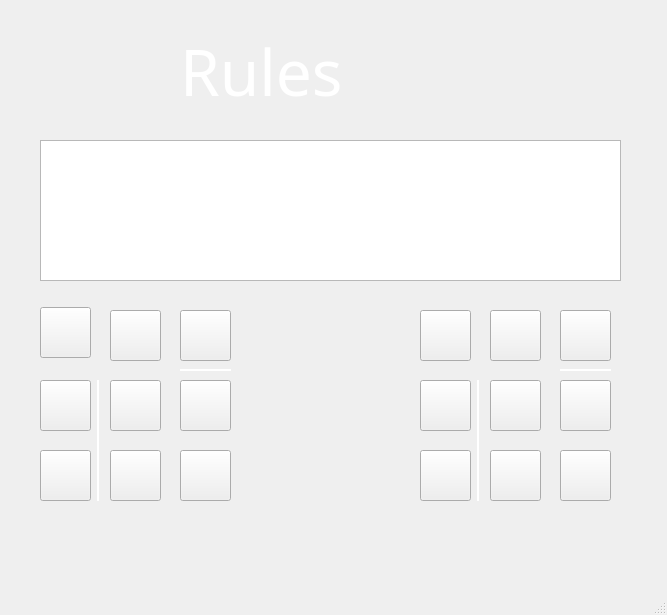
<?xml version="1.0" encoding="UTF-8"?>
<ui version="4.0">
 <class>MainWindow</class>
 <widget class="QMainWindow" name="MainWindow">
  <property name="geometry">
   <rect>
    <x>0</x>
    <y>0</y>
    <width>667</width>
    <height>615</height>
   </rect>
  </property>
  <property name="windowTitle">
   <string>Rules</string>
  </property>
  <widget class="QWidget" name="centralwidget">
   <widget class="QPushButton" name="pushButton_8">
    <property name="geometry">
     <rect>
      <x>110</x>
      <y>450</y>
      <width>51</width>
      <height>51</height>
     </rect>
    </property>
    <property name="text">
     <string/>
    </property>
   </widget>
   <widget class="QLabel" name="label">
    <property name="geometry">
     <rect>
      <x>180</x>
      <y>30</y>
      <width>291</width>
      <height>81</height>
     </rect>
    </property>
    <property name="font">
     <font>
      <family>OCR A Extended</family>
      <pointsize>48</pointsize>
     </font>
    </property>
    <property name="styleSheet">
     <string notr="true">color: white</string>
    </property>
    <property name="text">
     <string>Rules</string>
    </property>
   </widget>
   <widget class="QPushButton" name="pushButton_11">
    <property name="geometry">
     <rect>
      <x>490</x>
      <y>310</y>
      <width>51</width>
      <height>51</height>
     </rect>
    </property>
    <property name="text">
     <string/>
    </property>
   </widget>
   <widget class="QPushButton" name="pushButton_7">
    <property name="geometry">
     <rect>
      <x>40</x>
      <y>450</y>
      <width>51</width>
      <height>51</height>
     </rect>
    </property>
    <property name="text">
     <string/>
    </property>
   </widget>
   <widget class="QPushButton" name="pushButton">
    <property name="geometry">
     <rect>
      <x>40</x>
      <y>307</y>
      <width>51</width>
      <height>51</height>
     </rect>
    </property>
    <property name="text">
     <string/>
    </property>
   </widget>
   <widget class="QPushButton" name="pushButton_18">
    <property name="geometry">
     <rect>
      <x>560</x>
      <y>450</y>
      <width>51</width>
      <height>51</height>
     </rect>
    </property>
    <property name="text">
     <string/>
    </property>
   </widget>
   <widget class="QPushButton" name="pushButton_12">
    <property name="geometry">
     <rect>
      <x>560</x>
      <y>310</y>
      <width>51</width>
      <height>51</height>
     </rect>
    </property>
    <property name="text">
     <string/>
    </property>
   </widget>
   <widget class="QPushButton" name="pushButton_17">
    <property name="geometry">
     <rect>
      <x>490</x>
      <y>450</y>
      <width>51</width>
      <height>51</height>
     </rect>
    </property>
    <property name="text">
     <string/>
    </property>
   </widget>
   <widget class="QPushButton" name="pushButton_4">
    <property name="geometry">
     <rect>
      <x>110</x>
      <y>380</y>
      <width>51</width>
      <height>51</height>
     </rect>
    </property>
    <property name="text">
     <string/>
    </property>
   </widget>
   <widget class="QPushButton" name="pushButton_16">
    <property name="geometry">
     <rect>
      <x>420</x>
      <y>450</y>
      <width>51</width>
      <height>51</height>
     </rect>
    </property>
    <property name="text">
     <string/>
    </property>
   </widget>
   <widget class="QPushButton" name="pushButton_6">
    <property name="geometry">
     <rect>
      <x>180</x>
      <y>380</y>
      <width>51</width>
      <height>51</height>
     </rect>
    </property>
    <property name="text">
     <string/>
    </property>
   </widget>
   <widget class="QTextBrowser" name="textBrowser">
    <property name="geometry">
     <rect>
      <x>40</x>
      <y>140</y>
      <width>581</width>
      <height>141</height>
     </rect>
    </property>
    <property name="styleSheet">
     <string notr="true">font: 10pt &quot;MS Shell Dlg 2&quot;;
color: rgb(75, 0, 130);</string>
    </property>
   </widget>
   <widget class="QPushButton" name="pushButton_5">
    <property name="geometry">
     <rect>
      <x>180</x>
      <y>310</y>
      <width>51</width>
      <height>51</height>
     </rect>
    </property>
    <property name="text">
     <string/>
    </property>
   </widget>
   <widget class="QPushButton" name="pushButton_10">
    <property name="geometry">
     <rect>
      <x>420</x>
      <y>310</y>
      <width>51</width>
      <height>51</height>
     </rect>
    </property>
    <property name="text">
     <string/>
    </property>
   </widget>
   <widget class="QPushButton" name="pushButton_15">
    <property name="geometry">
     <rect>
      <x>560</x>
      <y>380</y>
      <width>51</width>
      <height>51</height>
     </rect>
    </property>
    <property name="text">
     <string/>
    </property>
   </widget>
   <widget class="QPushButton" name="pushButton_2">
    <property name="geometry">
     <rect>
      <x>40</x>
      <y>380</y>
      <width>51</width>
      <height>51</height>
     </rect>
    </property>
    <property name="text">
     <string/>
    </property>
   </widget>
   <widget class="QPushButton" name="pushButton_9">
    <property name="geometry">
     <rect>
      <x>180</x>
      <y>450</y>
      <width>51</width>
      <height>51</height>
     </rect>
    </property>
    <property name="text">
     <string/>
    </property>
   </widget>
   <widget class="QPushButton" name="pushButton_13">
    <property name="geometry">
     <rect>
      <x>420</x>
      <y>380</y>
      <width>51</width>
      <height>51</height>
     </rect>
    </property>
    <property name="text">
     <string/>
    </property>
   </widget>
   <widget class="QPushButton" name="pushButton_14">
    <property name="geometry">
     <rect>
      <x>490</x>
      <y>380</y>
      <width>51</width>
      <height>51</height>
     </rect>
    </property>
    <property name="text">
     <string/>
    </property>
   </widget>
   <widget class="QPushButton" name="pushButton_3">
    <property name="geometry">
     <rect>
      <x>110</x>
      <y>310</y>
      <width>51</width>
      <height>51</height>
     </rect>
    </property>
    <property name="text">
     <string/>
    </property>
   </widget>
   <widget class="Line" name="line">
    <property name="geometry">
     <rect>
      <x>90</x>
      <y>380</y>
      <width>16</width>
      <height>121</height>
     </rect>
    </property>
    <property name="styleSheet">
     <string notr="true">color: white</string>
    </property>
    <property name="frameShadow">
     <enum>QFrame::Plain</enum>
    </property>
    <property name="lineWidth">
     <number>2</number>
    </property>
    <property name="orientation">
     <enum>Qt::Vertical</enum>
    </property>
   </widget>
   <widget class="Line" name="line_2">
    <property name="geometry">
     <rect>
      <x>180</x>
      <y>360</y>
      <width>51</width>
      <height>21</height>
     </rect>
    </property>
    <property name="styleSheet">
     <string notr="true">color: white</string>
    </property>
    <property name="frameShadow">
     <enum>QFrame::Plain</enum>
    </property>
    <property name="lineWidth">
     <number>2</number>
    </property>
    <property name="orientation">
     <enum>Qt::Horizontal</enum>
    </property>
   </widget>
   <widget class="Line" name="line_3">
    <property name="geometry">
     <rect>
      <x>560</x>
      <y>360</y>
      <width>51</width>
      <height>21</height>
     </rect>
    </property>
    <property name="styleSheet">
     <string notr="true">color: white</string>
    </property>
    <property name="frameShadow">
     <enum>QFrame::Plain</enum>
    </property>
    <property name="lineWidth">
     <number>2</number>
    </property>
    <property name="orientation">
     <enum>Qt::Horizontal</enum>
    </property>
   </widget>
   <widget class="Line" name="line_4">
    <property name="geometry">
     <rect>
      <x>470</x>
      <y>380</y>
      <width>16</width>
      <height>121</height>
     </rect>
    </property>
    <property name="styleSheet">
     <string notr="true">color: white</string>
    </property>
    <property name="frameShadow">
     <enum>QFrame::Plain</enum>
    </property>
    <property name="lineWidth">
     <number>2</number>
    </property>
    <property name="orientation">
     <enum>Qt::Vertical</enum>
    </property>
   </widget>
  </widget>
  <widget class="QMenuBar" name="menubar">
   <property name="geometry">
    <rect>
     <x>0</x>
     <y>0</y>
     <width>667</width>
     <height>26</height>
    </rect>
   </property>
  </widget>
  <widget class="QStatusBar" name="statusbar"/>
 </widget>
 <resources/>
 <connections/>
</ui>
